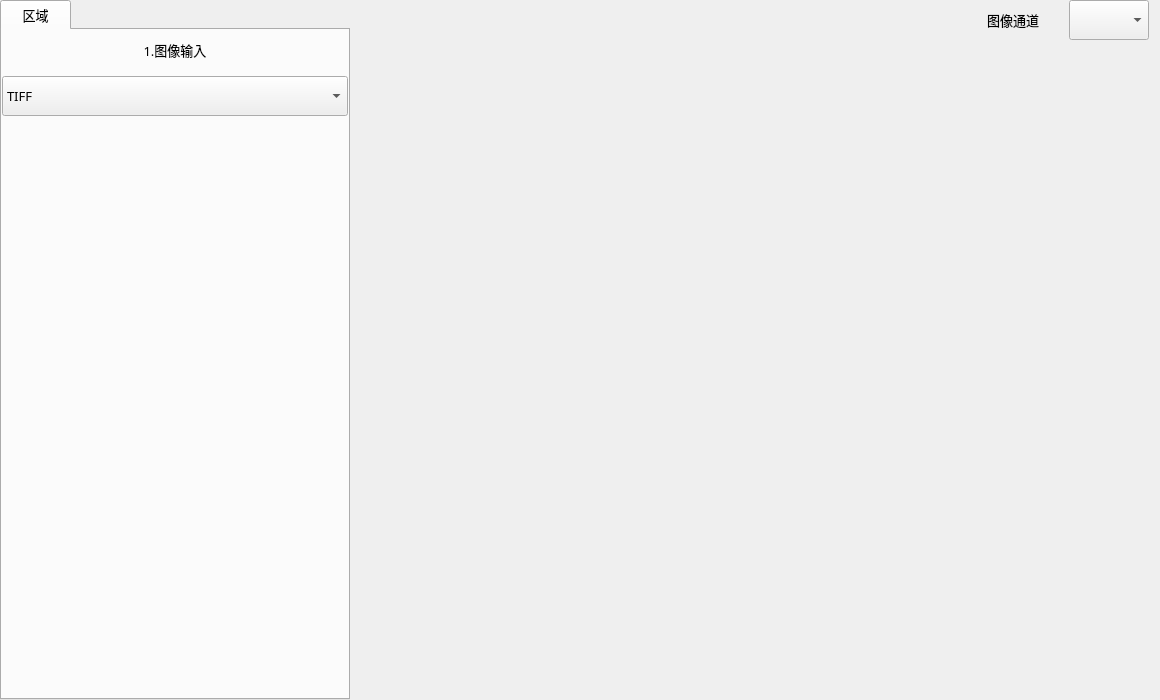
<?xml version="1.0" encoding="UTF-8"?>
<ui version="4.0">
 <class>frmDeComposeToolClass</class>
 <widget class="QWidget" name="frmDeComposeToolClass">
  <property name="geometry">
   <rect>
    <x>0</x>
    <y>0</y>
    <width>1160</width>
    <height>700</height>
   </rect>
  </property>
  <property name="sizePolicy">
   <sizepolicy hsizetype="Preferred" vsizetype="Preferred">
    <horstretch>0</horstretch>
    <verstretch>0</verstretch>
   </sizepolicy>
  </property>
  <property name="minimumSize">
   <size>
    <width>1160</width>
    <height>700</height>
   </size>
  </property>
  <property name="maximumSize">
   <size>
    <width>16777215</width>
    <height>16777215</height>
   </size>
  </property>
  <property name="windowTitle">
   <string>图像分割</string>
  </property>
  <layout class="QVBoxLayout" name="verticalLayout">
   <property name="spacing">
    <number>0</number>
   </property>
   <property name="leftMargin">
    <number>0</number>
   </property>
   <property name="topMargin">
    <number>0</number>
   </property>
   <property name="rightMargin">
    <number>0</number>
   </property>
   <property name="bottomMargin">
    <number>0</number>
   </property>
   <item>
    <layout class="QHBoxLayout" name="horizontalLayout">
     <item>
      <widget class="QTabWidget" name="tabWidget">
       <property name="sizePolicy">
        <sizepolicy hsizetype="Fixed" vsizetype="Expanding">
         <horstretch>0</horstretch>
         <verstretch>0</verstretch>
        </sizepolicy>
       </property>
       <property name="minimumSize">
        <size>
         <width>350</width>
         <height>300</height>
        </size>
       </property>
       <property name="maximumSize">
        <size>
         <width>16777215</width>
         <height>16777215</height>
        </size>
       </property>
       <property name="font">
        <font>
         <family>微软雅黑</family>
         <pointsize>10</pointsize>
        </font>
       </property>
       <property name="currentIndex">
        <number>0</number>
       </property>
       <property name="movable">
        <bool>false</bool>
       </property>
       <widget class="QWidget" name="ROITab">
        <attribute name="title">
         <string>   区域   </string>
        </attribute>
        <layout class="QVBoxLayout" name="verticalLayout_3" stretch="0,1">
         <property name="spacing">
          <number>0</number>
         </property>
         <property name="leftMargin">
          <number>0</number>
         </property>
         <property name="topMargin">
          <number>0</number>
         </property>
         <property name="rightMargin">
          <number>0</number>
         </property>
         <property name="bottomMargin">
          <number>0</number>
         </property>
         <item>
          <widget class="QWidget" name="groupImage_3" native="true">
           <property name="minimumSize">
            <size>
             <width>0</width>
             <height>80</height>
            </size>
           </property>
           <property name="maximumSize">
            <size>
             <width>16777215</width>
             <height>100</height>
            </size>
           </property>
           <property name="font">
            <font>
             <family>微软雅黑</family>
             <pointsize>10</pointsize>
            </font>
           </property>
           <layout class="QGridLayout" name="gridLayout">
            <property name="leftMargin">
             <number>0</number>
            </property>
            <property name="topMargin">
             <number>0</number>
            </property>
            <property name="rightMargin">
             <number>0</number>
            </property>
            <property name="bottomMargin">
             <number>0</number>
            </property>
            <item row="1" column="0">
             <widget class="QComboBox" name="cbx_ImgInPut">
              <property name="minimumSize">
               <size>
                <width>80</width>
                <height>40</height>
               </size>
              </property>
              <property name="font">
               <font>
                <family>微软雅黑</family>
                <pointsize>10</pointsize>
               </font>
              </property>
              <property name="focusPolicy">
               <enum>Qt::WheelFocus</enum>
              </property>
              <property name="editable">
               <bool>false</bool>
              </property>
              <property name="currentIndex">
               <number>4</number>
              </property>
              <item>
               <property name="text">
                <string>JPG</string>
               </property>
              </item>
              <item>
               <property name="text">
                <string>JPEG</string>
               </property>
              </item>
              <item>
               <property name="text">
                <string>PNG</string>
               </property>
              </item>
              <item>
               <property name="text">
                <string>BMP</string>
               </property>
              </item>
              <item>
               <property name="text">
                <string>TIFF</string>
               </property>
              </item>
             </widget>
            </item>
            <item row="0" column="0">
             <widget class="QLabel" name="label">
              <property name="sizePolicy">
               <sizepolicy hsizetype="Preferred" vsizetype="Fixed">
                <horstretch>0</horstretch>
                <verstretch>0</verstretch>
               </sizepolicy>
              </property>
              <property name="minimumSize">
               <size>
                <width>0</width>
                <height>40</height>
               </size>
              </property>
              <property name="text">
               <string>1.图像输入</string>
              </property>
              <property name="alignment">
               <set>Qt::AlignCenter</set>
              </property>
             </widget>
            </item>
           </layout>
          </widget>
         </item>
         <item>
          <widget class="QWidget" name="widget" native="true">
           <layout class="QGridLayout" name="ROILayout"/>
          </widget>
         </item>
        </layout>
       </widget>
      </widget>
     </item>
     <item>
      <layout class="QGridLayout" name="imageLayout">
       <property name="spacing">
        <number>1</number>
       </property>
       <item row="0" column="0">
        <widget class="QWidget" name="widget_2" native="true">
         <property name="minimumSize">
          <size>
           <width>0</width>
           <height>30</height>
          </size>
         </property>
         <property name="maximumSize">
          <size>
           <width>16777215</width>
           <height>50</height>
          </size>
         </property>
         <layout class="QHBoxLayout" name="horizontalLayout_5">
          <property name="spacing">
           <number>0</number>
          </property>
          <property name="topMargin">
           <number>0</number>
          </property>
          <property name="bottomMargin">
           <number>0</number>
          </property>
          <item>
           <spacer name="horizontalSpacer_4">
            <property name="orientation">
             <enum>Qt::Horizontal</enum>
            </property>
            <property name="sizeHint" stdset="0">
             <size>
              <width>40</width>
              <height>20</height>
             </size>
            </property>
           </spacer>
          </item>
          <item>
           <widget class="QWidget" name="widget_Img" native="true">
            <layout class="QHBoxLayout" name="LayOut_Img_2">
             <property name="leftMargin">
              <number>0</number>
             </property>
             <property name="topMargin">
              <number>0</number>
             </property>
             <property name="rightMargin">
              <number>0</number>
             </property>
             <property name="bottomMargin">
              <number>0</number>
             </property>
             <item>
              <widget class="QLabel" name="label_8">
               <property name="minimumSize">
                <size>
                 <width>100</width>
                 <height>0</height>
                </size>
               </property>
               <property name="font">
                <font>
                 <family>微软雅黑</family>
                 <pointsize>10</pointsize>
                </font>
               </property>
               <property name="styleSheet">
                <string notr="true">background: transparent;</string>
               </property>
               <property name="text">
                <string>图像通道</string>
               </property>
               <property name="alignment">
                <set>Qt::AlignCenter</set>
               </property>
              </widget>
             </item>
             <item>
              <widget class="QComboBox" name="cbx_Camerachannal">
               <property name="minimumSize">
                <size>
                 <width>80</width>
                 <height>40</height>
                </size>
               </property>
               <property name="font">
                <font>
                 <family>微软雅黑</family>
                 <pointsize>10</pointsize>
                </font>
               </property>
              </widget>
             </item>
            </layout>
           </widget>
          </item>
         </layout>
        </widget>
       </item>
       <item row="1" column="0">
        <widget class="QStackedWidget" name="stackedWidget">
         <property name="minimumSize">
          <size>
           <width>700</width>
           <height>400</height>
          </size>
         </property>
         <property name="currentIndex">
          <number>0</number>
         </property>
         <widget class="QWidget" name="ImgShow">
          <property name="minimumSize">
           <size>
            <width>800</width>
            <height>600</height>
           </size>
          </property>
          <layout class="QGridLayout" name="imageShowLayout">
           <property name="leftMargin">
            <number>2</number>
           </property>
           <property name="topMargin">
            <number>2</number>
           </property>
           <property name="rightMargin">
            <number>2</number>
           </property>
           <property name="bottomMargin">
            <number>2</number>
           </property>
           <property name="spacing">
            <number>0</number>
           </property>
          </layout>
         </widget>
        </widget>
       </item>
      </layout>
     </item>
    </layout>
   </item>
  </layout>
 </widget>
 <layoutdefault spacing="6" margin="11"/>
 <resources>
  <include location="../../../QApplication/saribbonresouce.qrc"/>
 </resources>
 <connections/>
 <slots>
  <slot>somPdada()</slot>
 </slots>
</ui>
